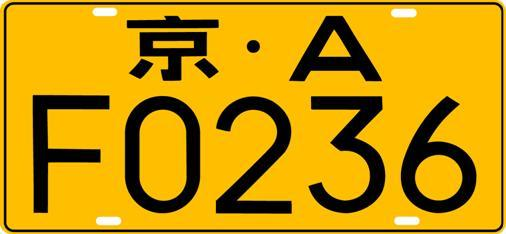
#> input picture NMS/1.jpg, 506 x 234 px
$ python myNMS.py
#> lines starting #> are read from the running program, lines starting #| are printed output that depends on the picture; after the words box and inside, x2 and y2 are one past the last pixel; in counts of white or black regions, pixels touching at a corner belong together
import cv2
import numpy as np


def IOU(bbox1, bbox2):
    l1, t1, w1, h1 = bbox1
    r1, b1 = l1 + w1, t1 + h1
    l2, t2, w2, h2 = bbox2
    r2, b2 = l2 + w2, t2 + h2
    area1 = w1 * h1
    area2 = w2 * h2
    area_inter = (min(r1, r2) - max(l1,l2)) * (min(b1,b2) - max(t1,t2))
    area_union = area1 + area2 - area_inter
    return area_inter*1.0 / area_union


def show_image(wnd_name, img, delay = 0):
    cv2.namedWindow(wnd_name, cv2.WINDOW_NORMAL)
    cv2.imshow(wnd_name, img)
    cv2.waitKey(delay)


def myNMS(bboxes, overlap_thr = 0.5):
    keep = []
    if len(bboxes) == 0:
        return keep
    x1 = bboxes[:,0]
    y1 = bboxes[:,1]
    w = bboxes[:,2]
    h = bboxes[:,3]
    x2 = bboxes[:,0] + bboxes[:,2] - 1
    y2 = bboxes[:,1] + bboxes[:,3] - 1

    areas = w * h
    scores = 1 - abs(areas - AREA0) / AREA0 # 根据实际场景，可以是置信度，或者自定义函数计算score
    order = scores.argsort()[::-1]
    while len(order) > 0:
        idx = order[0]
        keep.append(bboxes[idx])
        xx1 = np.maximum(x1[idx], x1[order[1:]])
        xx2 = np.minimum(x2[idx], x2[order[1:]])
        yy1 = np.maximum(y1[idx], y1[order[1:]])
        yy2 = np.minimum(y2[idx], y2[order[1:]])
        ww = np.maximum(0, xx2 - xx1 + 1)
        hh = np.maximum(0, yy2 - yy1 + 1)
        inter_area = ww * hh
        iou = inter_area / (areas[idx] + areas[order[1:]] - inter_area)
        inds = np.where(iou <= overlap_thr)[0]
        order = order[inds + 1]
    return keep


def mySoftNMS(bboxes, overlap_thr=0.3, Nt = 0.001, sigma=0.5):
    """
    :param bboxes:
    :param overlap_thr: IOU阈值
    :param Nt: 综合IOU和置信度的评判阈值
    :return:
    """
    keep = []
    if len(bboxes) == 0:
        return keep
    x1 = bboxes[:,0]
    y1 = bboxes[:,1]
    w = bboxes[:,2]
    h = bboxes[:,3]
    x2 = bboxes[:,0] + bboxes[:,2] - 1
    y2 = bboxes[:,1] + bboxes[:,3] - 1

    areas = w * h
    scores = 1 - abs(areas - AREA0) / AREA0 # 根据实际场景，可以是置信度，或者自定义函数计算score
    order = scores.argsort()[::-1]
    while len(order) > 0:
        idx = order[0]

        keep.append(bboxes[idx])
        xx1 = np.maximum(x1[idx], x1[order[1:]])
        xx2 = np.minimum(x2[idx], x2[order[1:]])
        yy1 = np.maximum(y1[idx], y1[order[1:]])
        yy2 = np.minimum(y2[idx], y2[order[1:]])
        ww = np.maximum(0, xx2 - xx1 + 1)
        hh = np.maximum(0, yy2 - yy1 + 1)
        inter_area = ww * hh
        iou = inter_area / (areas[idx] + areas[order[1:]] - inter_area)

        S = scores[order[1:]]
        tmp = np.where(iou > overlap_thr)
        method = 0
        if method == 1: # linear
            S[tmp] = (1 - iou[tmp]) * S[tmp]
        elif method == 2: # Gaussian
            S[tmp] = np.exp(-(iou[tmp]**2)/sigma) * S[tmp]
        else:   # NMS
            S[tmp] = 0
        inds = np.where(S <= Nt)[0]
        order = order[inds + 1]
    return keep


path = r'1.jpg'
img = cv2.imread(path, -1)
#> img is the input picture: shape (234, 506, 3); mean B, G, R 9.2, 148.2, 196.6
AREA0 = img.shape[0] * img.shape[1] / 12.0
#> AREA0 = 9867

if __name__ == "__main__":
    img_gray = cv2.cvtColor(img, cv2.COLOR_BGR2GRAY)
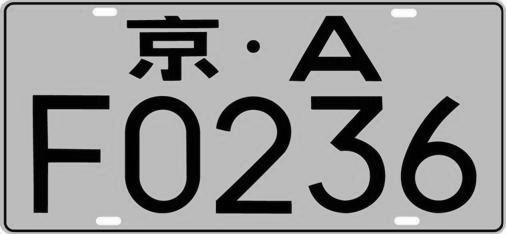
#> img_gray: shape (234, 506); min 0, max 255, mean 146.9
    mser = cv2.MSER_create()
    regions, bboxes = mser.detectRegions(img_gray)
#> regions = 388 items; bboxes = 388 rows, first 6: [501, 7, 2, 217], [4, 2, 499, 230], [4, 2, 499, 230], [4, 2, 499, 230], [4, 2, 499, 230], [4, 2, 499, 230]

    imgShow = img.copy()
    for bbox in bboxes:
        cv2.rectangle(imgShow, (bbox[0], bbox[1]), (bbox[0]+bbox[2], bbox[1]+bbox[3]), (0,0,255), 2)
#> this loop made 388 passes
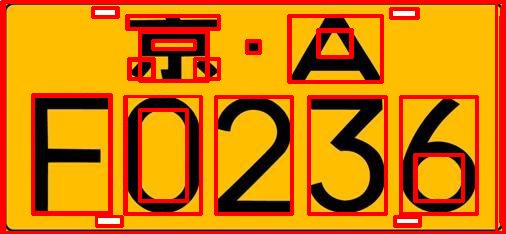
#> imgShow: shape (234, 506, 3); 19.41% of pixels changed, all inside (x1, y1, x2, y2) = (0, 0, 506, 234)
    show_image('mser', imgShow)

    # keep_bboxes = myNMS(bboxes, 0.01)
    keep_bboxes = mySoftNMS(bboxes)
#> in mySoftNMS, `x1 = bboxes[:,0]`: x1 = 388 values, max 504 at index 283, min 1 at index 285, mean 209
#> in mySoftNMS, `y1 = bboxes[:,1]`: y1 = 388 values, max 217 at index 302, min 1 at index 284, mean 74.47
#> in mySoftNMS, `w = bboxes[:,2]`: w = 388 values, max 504 at index 285, min 1 at index 283, mean 96.6
#> in mySoftNMS, `h = bboxes[:,3]`: h = 388 values, max 232 at index 284, min 7 at index 302, mean 89.89
#> in mySoftNMS, `x2 = bboxes[:,0] + bboxes[:,2] - 1`: x2 = 388 values, max 504 at index 283, min 108 at index 18, mean 304.6
#> in mySoftNMS, `y2 = bboxes[:,1] + bboxes[:,3] - 1`: y2 = 388 values, max 232 at index 14, min 15 at index 314, mean 163.4
#> in mySoftNMS, `areas = w * h`: areas = 388 values, max 116928 at index 285, min 132 at index 275, mean 14170.5
#> in mySoftNMS, `scores = 1 - abs(areas - AREA0) / AREA0`: scores = 388 values, max 0.961 at index 46, min -9.85 at index 285, mean -0.282
#> in mySoftNMS, `order = scores.argsort()[::-1]`: order = 388 values, max 387 at index 273, min 0 at index 316, mean 193.5
#> the loop in mySoftNMS, `while len(order) > 0:` made 60 passes
#> idx on passes 1 to 12: 46, 45, 44, 42, 43, 40, 41, 35, 34, 33, 37, 36
#> (idx, tmp) on passes 13 to 18: (39, ([0, 1, 2, 3, 4, 5, 6, 7, 8, 9, 10, 11, 12, 13, 14, 15],)), (38, ([0, 1, 2, 3, 4, 5, 6, 7, 8, 9, 10, 11, 12, 13, 14],)), (25, ([0, 1, 2, 3, 4, 5, 6, 7, 8, 9, 10, 11, 12, 13],)), (30, ([0, 1, 2, 3, 4, 5, 6, 7, 8, 9, 10, 11, 12],)), (29, ([0, 1, 2, 3, 4, 5, 6, 7, 8, 9, 10, 11],)), (26, ([0, 1, 2, 3, 4, 5, 6, 7, 8, 9, 10],))
#> after the loop in mySoftNMS, `while len(order) > 0:`: keep = 60 items, first 6: [32, 94, 79, 120], [32, 94, 78, 119], [32, 94, 78, 119], [32, 95, 78, 118], [32, 95, 78, 118], [32, 95, 78, 118]; order = empty array
#> keep_bboxes has the same summary as keep in mySoftNMS

    imgShow2 = img.copy()
    for bbox in keep_bboxes:
        cv2.rectangle(imgShow2, (bbox[0], bbox[1]), (bbox[0]+bbox[2], bbox[1]+bbox[3]), (0,0,255), 2)
#> this loop made 60 passes
#> bbox on passes 1 to 12: [32, 94, 79, 120], [32, 94, 78, 119], [32, 94, 78, 119], [32, 95, 78, 118], [32, 95, 78, 118], [32, 95, 78, 118], [32, 95, 78, 118], [33, 95, 77, 118], [33, 95, 77, 118], [33, 95, 77, 118], [33, 95, 77, 118], [33, 95, 77, 118]
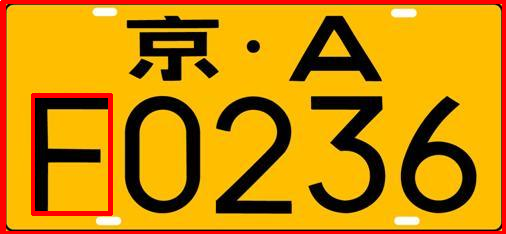
#> imgShow2: shape (234, 506, 3); 6.46% of pixels changed, all inside (x1, y1, x2, y2) = (0, 0, 506, 234)
    show_image('mser_nms', imgShow2)
